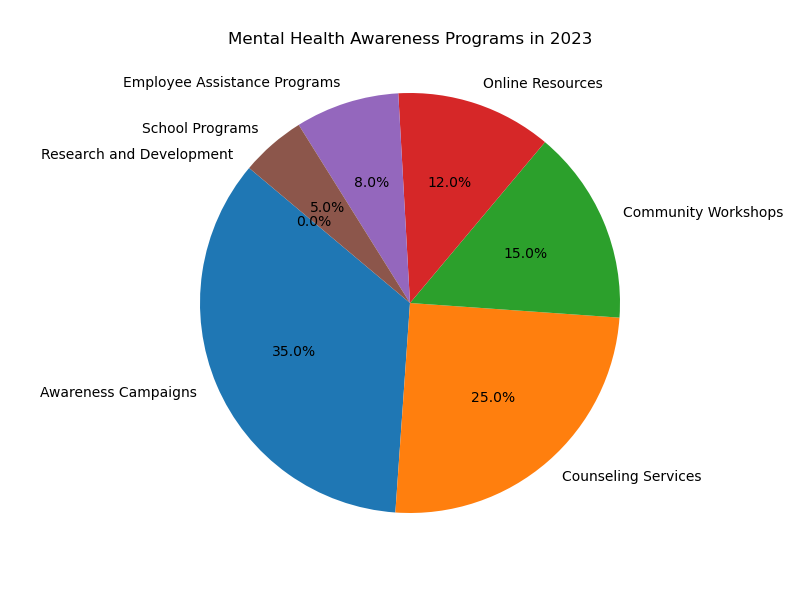

Reproduce this figure in Python.

import matplotlib.pyplot as plt

# Data to plot
labels = ['Awareness Campaigns', 'Counseling Services', 'Community Workshops', 'Online Resources', 'Employee Assistance Programs', 'School Programs', 'Research and Development']
sizes = [35.0, 25.0, 15.0, 12.0, 8.0, 5.0, 0.0]
colors = ['#1f77b4', '#ff7f0e', '#2ca02c', '#d62728', '#9467bd', '#8c564b', '#e377c2']

# Plot
fig1, ax1 = plt.subplots(figsize=(8, 6))
ax1.pie(sizes, labels=labels, colors=colors, autopct='%1.1f%%', startangle=140)

ax1.axis('equal')  # Equal aspect ratio ensures that pie is drawn as a circle.
plt.title('Mental Health Awareness Programs in 2023', pad=20)
plt.show()
